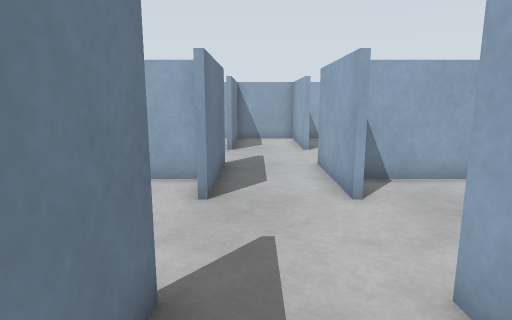
view 1 (above)

17 first-person views from a walk through a world built for the Gazebo simulator. The camera is 1 m above the floor, tilts 10° down and sees 75° across. The floor is counted in squares, 0.5 m on a side. Each view is taken from the middle of a square. On the plan, view 1 faces up. The plan holds only what a view shows up to about 18 squares ahead; the rest is blank. The place goes on beyond the plan.

view 2
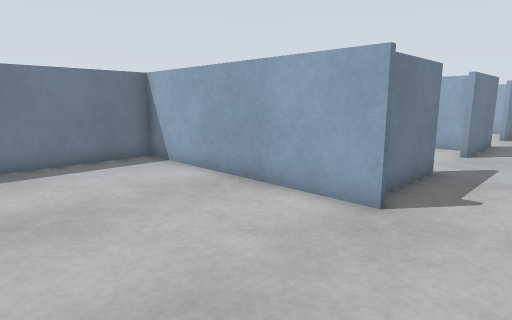

view 3
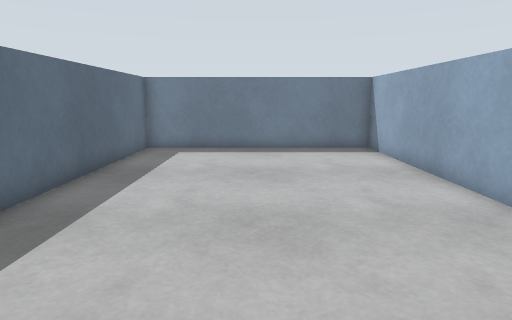

view 4
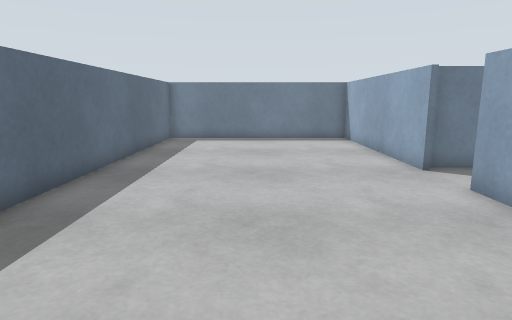

view 5
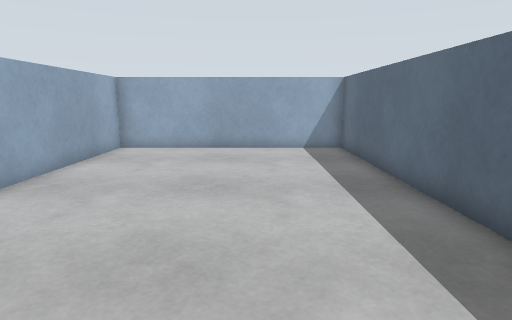

view 6
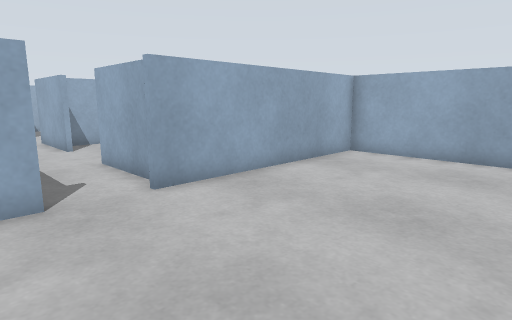

view 7
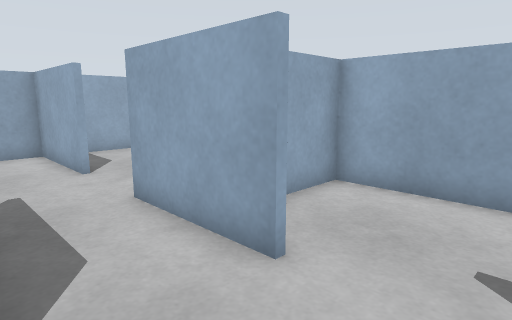

view 8
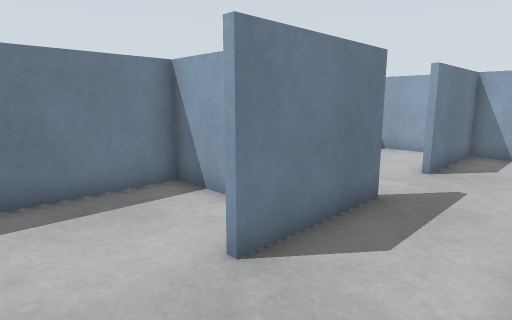

view 9
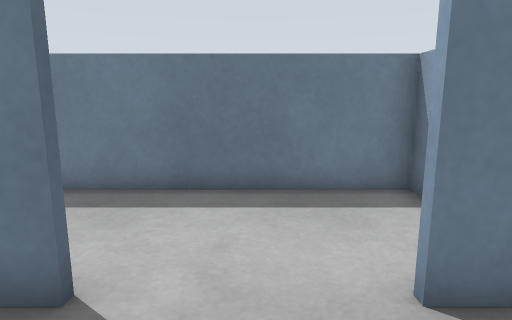

view 10
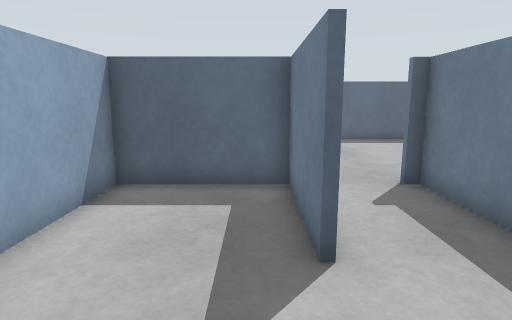

view 11
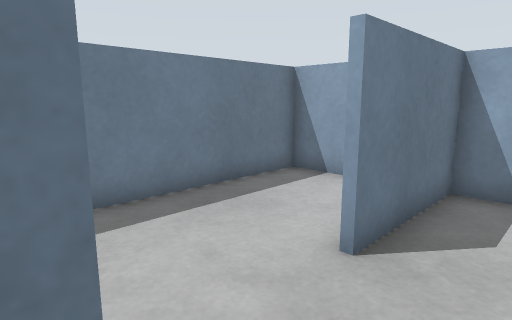

view 12
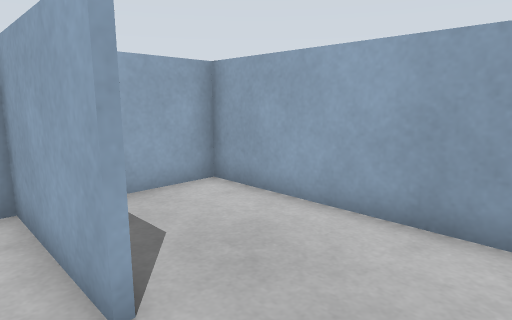

view 13
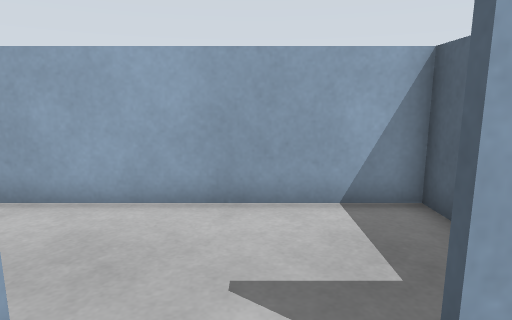

view 14
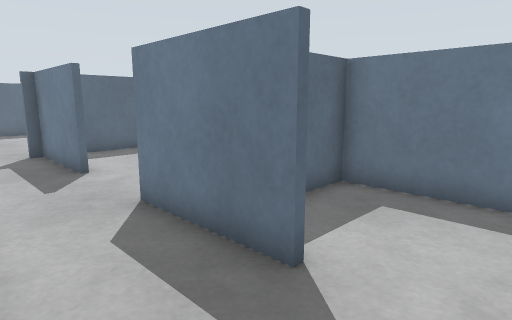

view 15
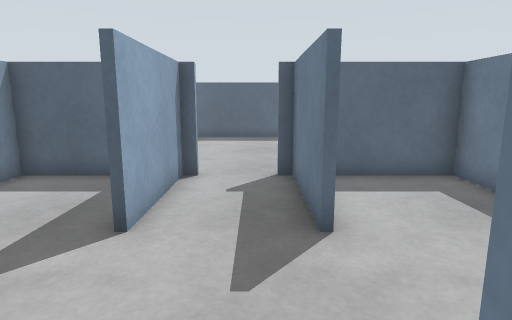

view 16
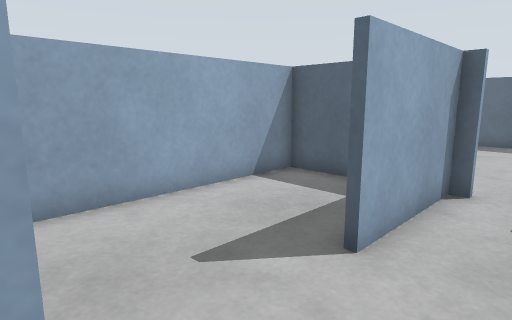

view 17
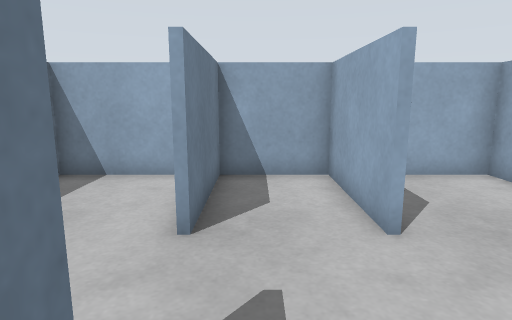

### Floor plan
Points are (right, up) in squares from view 1. A wall is a line through its corners. A room is listed if a view was taken in it or the views show most of it. See-through windows are left out.
Room 1 (views 1, 2, 3, 4, 5, 6, 7, 8, 9, 11, 12, 13, 14, 15, 16, 17)
walls: (-0.5, -1.1) (-9.4, -1.1) (-9.4, -10.7) (10.4, -10.7) (10.4, -1.1) (1.5, -1.1); (2, -0.9) (2, 3.1); (-1, 3.1) (-1, -0.9); (2, 6.6) (2, 10.7); (-1, 10.8) (-1, 6.6); (2, 13.7) (2, 18) (-1, 18) (-1, 13.8)
ways out: opening at (2, 5) to room 2; opening at (-1, 5) to room 3; opening at (2, 12) to room 4; opening at (-1, 12) to room 5
Room 2 (view 10)
walls: (2.2, 3.1) (2.2, -0.9) (6.4, -0.9) (6.4, 8.5) (2.6, 8.5)
ways out: opening at (2, 5) to room 1
Room 3 (no view inside)
walls: (-1.5, 8.5) (-5.4, 8.5) (-5.4, -0.9) (-2.1, -0.9)
ways out: opening at (-1, 5) to room 1
Room 4 (no view inside)
walls: (5.4, 8.7) (6.4, 8.7) (6.4, 18) (2.9, 18)
ways out: opening at (2, 12) to room 1
Room 5 (no view inside)
walls: (-1.5, 18) (-5.4, 18) (-5.4, 8.7) (-3.8, 8.7)
ways out: opening at (-1, 12) to room 1

Positions as (right, up) in squares from view 1, and headings:
1: (0, 0), facing up
2: (2, -7), facing up-left
3: (5, -6), facing left
4: (9, -6), facing left
5: (-4, -7), facing right
6: (-2, -8), facing up-right
7: (-1, 4), facing up-right
8: (2, 4), facing up-left
9: (2, 5), facing left
10: (3, 7), facing down
11: (1, 10), facing up-left
12: (1, 11), facing up-right
13: (0, 12), facing right
14: (2, 13), facing down-left
15: (0, 8), facing down
16: (0, 7), facing down-right
17: (0, 9), facing up
